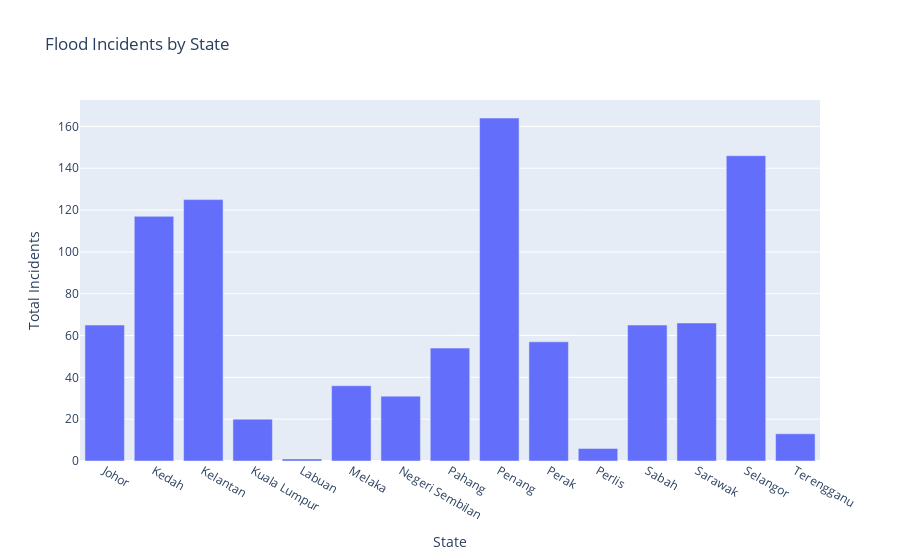

Notebook source saved alongside this figure:
### Code cell
# plot
fig = px.bar(data2, x="State", y="Total Incidents", title="Flood Incidents by State")
fig.show()

### Figure 1 — Plotly figure (JSON) as saved in the notebook; plotly's stock layout.template omitted (floating-point values rounded to 4 significant figures)
{"data": [{"alignmentgroup": "True", "hovertemplate": "State=%{x}<br>Total Incidents=%{y}<extra></extra>", "legendgroup": "", "marker": {"color": "#636efa", "pattern": {"shape": ""}}, "name": "", "offsetgroup": "", "orientation": "v", "showlegend": false, "textposition": "auto", "type": "bar", "x": ["Johor", "Kedah", "Kelantan", "Kuala Lumpur", "Labuan", "Melaka", "Negeri Sembilan", "Pahang", "Penang", "Perak", "Perlis", "Sabah", "Sarawak", "Selangor", "Terengganu"], "xaxis": "x", "y": [65, 117, 125, 20, 1, 36, 31, 54, 164, 57, 6, 65, 66, 146, 13], "yaxis": "y"}], "layout": {"barmode": "relative", "legend": {"tracegroupgap": 0}, "title": {"text": "Flood Incidents by State"}, "xaxis": {"anchor": "y", "domain": [0, 1], "title": {"text": "State"}}, "yaxis": {"anchor": "x", "domain": [0, 1], "title": {"text": "Total Incidents"}}}}
